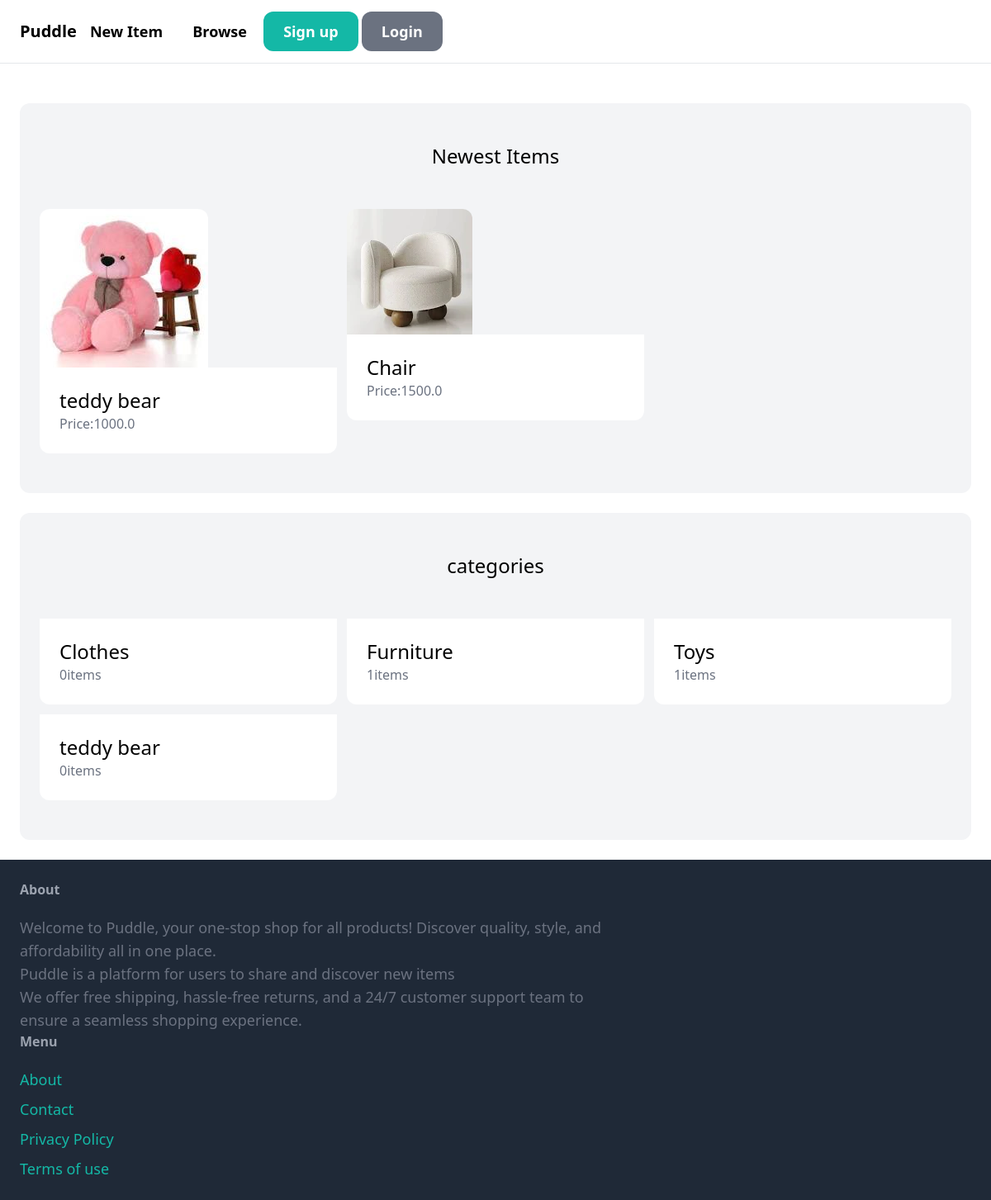
The page / on the database its author committed.
### item/models.py (models this page shows, shortened)
class Item(models.Model):
    category = models.ForeignKey(category, related_name='items', on_delete=models.CASCADE)
    name = models.CharField(max_length=255)
    description = models.TextField(blank=True, null=True)
    price = models.FloatField()
    image = models.ImageField(upload_to='item_images', blank=True, null=True)
    is_sold = models.BooleanField(default=False)
    created_by = models.ForeignKey(User, related_name='items', on_delete=models.CASCADE)
    created_at = models.DateTimeField(auto_now_add=True)

class category(models.Model):
    name = models.CharField(max_length=255)
    class Meta:
        ordering = ('name',)
        verbose_name_plural = "categories"

### core/views.py (the view)
# urls.py: path('', index, name='index'),
def index(request):  # sourcery skip: remove-redundant-slice-index
    items = Item.objects.filter(is_sold=False)[0:6]
    categories = category.objects.all()
    return render(request, 'core/index.html',{
        'categories':categories,
        'items':items,
    })

### core/templates/core/index.html (shortened to what this page needs)
{% extends "core/base.html" %}
{% block content %}
    <div class="mt-6 px-6 py-12 bg-gray-100 rounded-xl">
        <h2 class="mb-12 text-2xl text-center">Newest Items</h2>
        <div class="grid grid-cols-3 gap-3">
            {% for item in items %}
                <div>
                    <a href="{% url 'item_detail' item.id %}">
                        <div>
                            <img src="{{ item.image.url }}" class="rounded-t-xl">
                        </div>
                        <div class="p-6 bg-white rounded-b-xl">
                            <h2 class="text-2xl">{{ item.name }}</h2>
                            <p class="text-gray-500">Price:{{ item.price }}</p>
                        </div>
                    </a>
                </div>
            {% endfor %}
        </div>
    </div>
    <div class="mt-6 px-6 py-12 bg-gray-100 rounded-xl">
        <h2 class="mb-12 text-2xl text-center">categories</h2>
        <div class="grid grid-cols-3 gap-3">
            {% for category in categories %}
            <div>
                <a href="#">
                    <div class="p-6 bg-white rounded-b-xl">
                        <h2 class="text-2xl">{{ category.name}}</h2>
                        <p class="text-gray-500">{{category.items.count}}items</p>
                    </div>
                </a>
            </div>
           {% endfor %}
        </div>
    </div>
{% endblock %}

### core/templates/core/base.html (shortened to what this page needs)
<!doctype html>
<html>
    <head>
        <script src="https://cdn.tailwindcss.com"></script>
    </head>
    <body>
        <nav class="py-6 px-6 flex justify -between items-center  border-b border-gray-200">
            <a href="/" class="text-xl font-semibold">Puddle</a>
            <div class"space-x-10">
                <a href="#" class="text-lg font-semibold hover:text-gray-500 p-4">New Item</a>
                <a href="#" class="text-lg font-semibold hover:text-gray-500 p-4">Browse</a>
                <a href="#" class="px-6 py-3 text-lg font-semibold bg-teal-500 text-white rounded-xl hover:bg-teal-700 p-4">Sign up</a>
                <a href="#" class="px-6 py-3 text-lg font-semibold bg-gray-500 text-white rounded-xl hover:bg-gray-700 p-4">Login</a>
            </div>
        </nav>
        <div class="px-6 py-6">
            {% block content %}
            {% endblock  %}
        </div>
        <footer class="py-6 px-6 flex justify-between bg-gray-800">
            <div class="w-2/3 pr-10">
                <h3 class="mb-5 font-semibold text-gray-400">About</h3>
                <p class="text-lg text-gray-500">Welcome to Puddle, your one-stop shop for all products! Discover quality, style, and affordability all in one place.</p>
                <p class="text-lg text-gray-500">Puddle is a platform for users to share and discover new items</p>
                <p class="text-lg text-gray-500">We offer free shipping, hassle-free returns, and a 24/7 customer support team to ensure a seamless shopping experience.</p>
                <div class="w-1/3">
                    <h3 class="mb-5 font-semibold text-gray-400">Menu</h3>
                    <ul class="space-y-2">
                        <li><a href="#" class="text-lg text-teal-500 hover:text-teal-700">About</a></li>
                        <li><a href="{% url "contact" %}" class="text-lg text-teal-500 hover:text-teal-700">Contact</a></li>
                        <li><a href="#" class="text-lg text-teal-500 hover:text-teal-700">Privacy Policy</a></li>
                        <li><a href="#" class="text-lg text-teal-500 hover:text-teal-700">Terms of use</a></li>
                    </ul>
                </div>
            </div>
        </footer>
    </body>
</html>

### rows shown on the page
Item: image (picture), name "teddy bear", price "1000.0"
Item: image (picture), name "Chair", price "1500.0"
category: name "Clothes", items.count "0"
category: name "Furniture", items.count "1"
category: name "Toys", items.count "1"
category: name "teddy bear", items.count "0"
